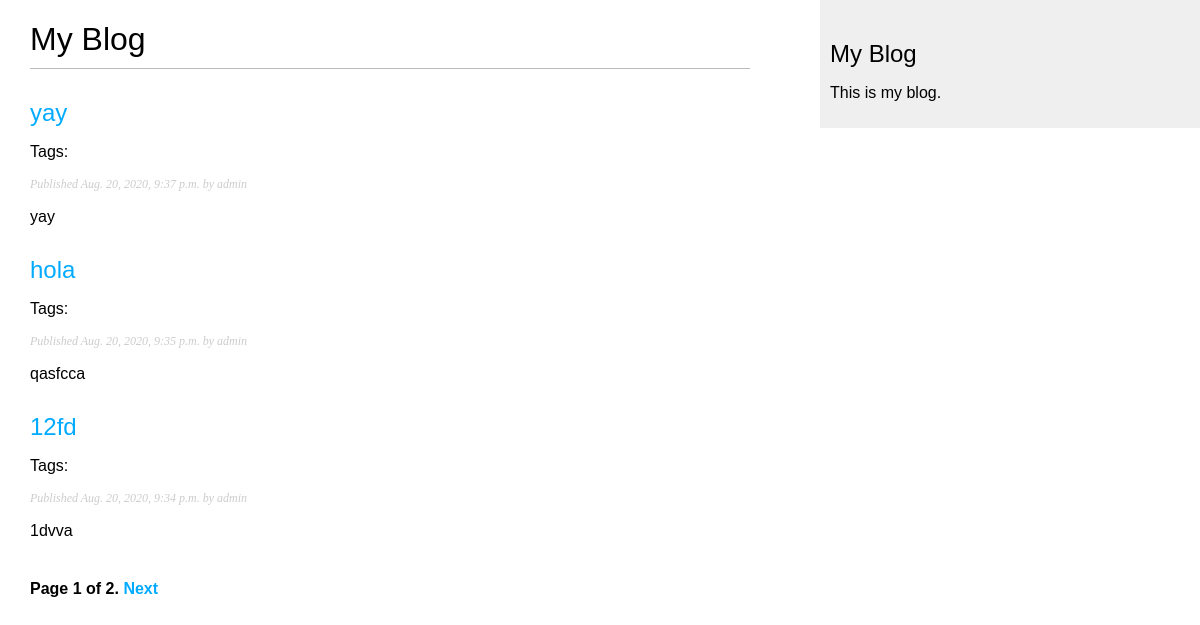
Screenshot of /blog/ with the database file from the repository.
### blog/models.py (models this page shows, shortened)
class Post(models.Model):
    STATUS_CHOICES = (
        ('draft', 'Draft'),
        ('published', 'Published'),
    )
    title = models.CharField(max_length=250)
    slug = models.SlugField(max_length=250, unique_for_date='publish')
    author = models.ForeignKey(User, on_delete=models.CASCADE,
                               related_name='blog_posts')
    body = models.TextField()
    publish = models.DateTimeField(default=timezone.now)
    created = models.DateTimeField(auto_now_add=True)
    updated = models.DateTimeField(auto_now=True)
    status = models.CharField(max_length=10, choices=STATUS_CHOICES, default='draft')
    objects = models.Manager()
    published = PublishedManager()
    tags = TaggableManager()
    def get_absolute_url(self):
        return reverse('blog:post_detail', args=[self.publish.year,
                                                 self.publish.month,
                                                 self.publish.day,
                                                 self.slug])
    class Meta:
        ordering = ('-publish',)

### blog/views.py (the view)
# urls.py: path('', views.post_list, name='post_list'),
def post_list(request, tag_slug=None):
    object_list = Post.published.all()
    tag = None
    if tag_slug:
        tag = get_object_or_404(Tag, slug=tag_slug)
        object_list = object_list.filter(tags__in=[tag])
    paginator = Paginator(object_list, 3)  # 3 posts in each page
    page = request.GET.get('page')
    try:
        posts = paginator.page(page)
    except PageNotAnInteger:
        posts = paginator.page(1)
    except EmptyPage:
        posts = paginator.page(paginator.num_pages)
    return render(request,
                  'blog/post/list.html',
                  {'page': page,
                   'posts': posts,
                   'tag': tag})

### blog/models.py (called while the page is built)
    def get_queryset(self):
        return super().get_queryset().filter(status='published')

### blog/templates/blog/post/list.html (shortened to what this page needs)
{% extends "blog/base.html" %}
{% block content %}
  <h1>My Blog</h1>
  {% for post in posts %}
    <h2>
      <a href="{{ post.get_absolute_url }}">
        {{ post.title }}
      </a>
    </h2>
    <p class="tags">
      Tags:
    </p>
    <p class="date">
      Published {{ post.publish }} by {{ post.author }}
    </p>
    {{ post.body|truncatewords:30|linebreaks }}
  {% endfor %}
  {% include "pagination.html" with page=posts %}
{% endblock %}}

### blog/templates/blog/base.html (shortened to what this page needs)
{% load static %}
<!DOCTYPE html>
<html lang="en">
<head>
    <link href="{% static "css/blog.css" %}" rel="stylesheet">
</head>
<body>
    <div id="content">
        {% block content %}{% endblock %}
    </div>
    <div id="sidebar">
        <h2>My Blog</h2>
        <p>This is my blog.</p>
    </div>
</body>
</html>

### blog/templates/pagination.html (shortened to what this page needs)
<div class="pagination">
  <span class="step-links">
    <span class="current">
      Page {{ page.number }} of {{ page.paginator.num_pages }}.
    </span>
      {% if page.has_next %}
        <a href="?page={{ page.next_page_number }}">Next</a>
      {% endif %}
  </span>
</div>

### blog/static/css/blog.css (style rules this page uses)
body { margin:0; padding:0; font-family:helvetica, sans-serif; }
a { color:#00abff; text-decoration:none; }
h1 { font-weight:normal; border-bottom:1px solid #bbb; padding:0 0 10px 0; }
h2 { font-weight:normal; margin:30px 0 0; }
#content { float:left; width:60%; padding:0 0 0 30px; }
#sidebar { float:right; width:30%; padding:10px; background:#efefef; height:100%; }
p.date { color:#ccc; font-family: georgia, serif; font-size: 12px; font-style: italic; }
.pagination { margin:40px 0; font-weight:bold; }

### rows the page displays
Post: title "yay", publish "Aug. 20, 2020, 9:37 p.m.", author "admin", body "yay"
Post: title "hola", publish "Aug. 20, 2020, 9:35 p.m.", author "admin", body "qasfcca"
Post: title "12fd", publish "Aug. 20, 2020, 9:34 p.m.", author "admin", body "1dvva"

### other values shown
{{ page.number }} "1"
{{ page.paginator.num_pages }} "2"
